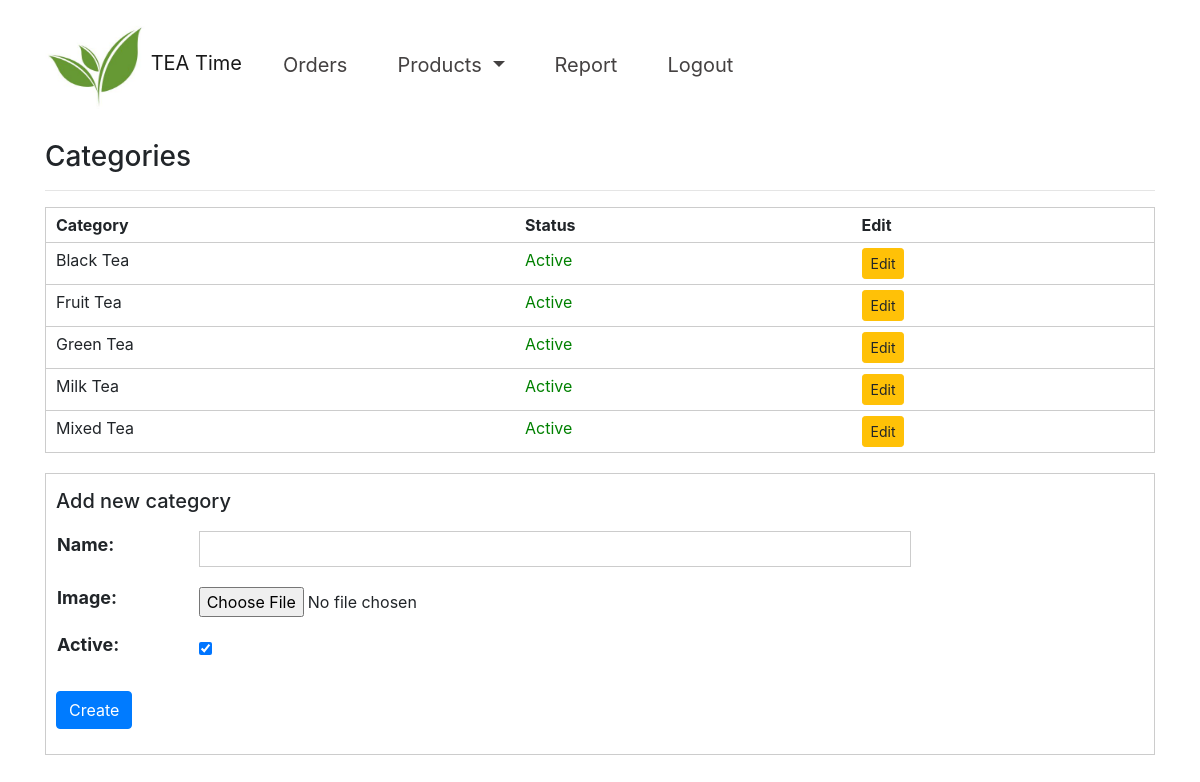
The app's page /category (signed in) with its own data.
### main/models.py (models this page shows, shortened)
class Category(models.Model):
	name = models.CharField(max_length=256, null=False)
	image = models.ImageField(null=True, blank=True, upload_to="images/")
	active = models.BooleanField(default=True)

### main/views.py (the view, shortened to what this page needs)
# urls.py: path('category', views.category, name="category"),
@login_required(login_url='login')
@user_passes_test(lambda u: u.is_staff)
def category(request):
    categories = Category.objects.all().order_by('name')
    form = CategoryForm()
    return render(request, "staff/category.html", {
        'categories': categories,
        'form': form,
    })

### main/forms.py
class CategoryForm(ModelForm):
    class Meta:
        model = Category
        fields = '__all__'

### main/templates/staff/category.html (shortened to what this page needs)
{% extends "main/layout.html" %}
{% block body %}
    <div class="container">
        <h3>Categories</h3>
        <hr>
        <table class="all_products">
            <tr>
                <th>Category</th>
                <th>Status</th>
                <th>Edit</th>
            </tr>
            {% for category in categories %}
                <tr>
                    <td>{{category.name}}</td>
                    {% if category.active %}
                        <td style="color: green;">Active</td>
                    {% else %}
                        <td style="color: red;">Inactive</td>
                    {% endif %}
                    <td>
                        <form action="{% url 'edit_category' category.id %}" method="GET">
                            <button class="btn btn-warning btn-sm" type="submit">Edit</button>
                        </form>
                    </td>
                </tr>
            {% endfor %}
        </table>
        <form method="POST" class="add_category" enctype="multipart/form-data">
            <h5>Add new category</h5>
            <table class="new">
                {{form.as_table}}
            </table>
            <button type="submit" class="btn btn-primary" id="create_submit">Create</button>
        </form>
    </div>
{% endblock %}

### main/static/css/staff.css (style rules this page uses)
.new { width: 80%; }
.new label { font-size: 18px; }
.new #id_name, .new #id_code, .new #id_description, .new #id_price, .new #id_category { width: 100%; padding: 5px 10px; display: inline-block; border: 1px solid #ccc; box-sizing: border-box; }
.new td { padding: 10px 15px; }
#create_submit { margin: 20px 0px; }
.all_products { margin: 15px 0px; border: 1px solid #ccc; border-collapse: collapse; width: 100%; }
.all_products th, .all_products td { padding: 5px 10px; border-bottom: 1px solid #ccc; vertical-align: top; }
.add_category { border: 1px solid #ccc; padding: 15px 10px 5px; margin: 20px 0px; }

### records on screen
Category: name "Black Tea", active "Active"
Category: name "Fruit Tea", active "Active"
Category: name "Green Tea", active "Active"
Category: name "Milk Tea", active "Active"
Category: name "Mixed Tea", active "Active"
